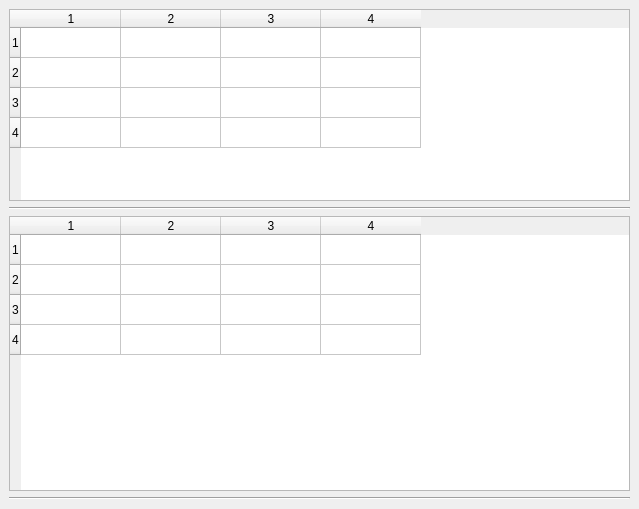
        <widget class="QWidget" name="tab">
         <attribute name="title">
          <string>Intensity (144)</string>
         </attribute>
         <widget class="QWidget" name="gridLayoutWidget_2">
          <property name="geometry">
           <rect>
            <x>9</x>
            <y>9</y>
            <width>621</width>
            <height>491</height>
           </rect>
          </property>
          <layout class="QGridLayout" name="gridLayout_9">
           <item row="1" column="1">
            <widget class="Line" name="line_5">
             <property name="orientation">
              <enum>Qt::Horizontal</enum>
             </property>
            </widget>
           </item>
           <item row="3" column="1">
            <widget class="Line" name="line_4">
             <property name="orientation">
              <enum>Qt::Horizontal</enum>
             </property>
            </widget>
           </item>
           <item row="0" column="1">
            <widget class="QTableWidget" name="tableWidgetFirstFileInt">
             <property name="sizePolicy">
              <sizepolicy hsizetype="Preferred" vsizetype="Preferred">
               <horstretch>0</horstretch>
               <verstretch>0</verstretch>
              </sizepolicy>
             </property>
             <property name="rowCount">
              <number>4</number>
             </property>
             <property name="columnCount">
              <number>4</number>
             </property>
             <row/>
             <row/>
             <row/>
             <row/>
             <column/>
             <column/>
             <column/>
             <column/>
            </widget>
           </item>
           <item row="2" column="1">
            <widget class="QTableWidget" name="tableWidgetScndFileInt">
             <property name="rowCount">
              <number>4</number>
             </property>
             <property name="columnCount">
              <number>4</number>
             </property>
             <row/>
             <row/>
             <row/>
             <row/>
             <column/>
             <column/>
             <column/>
             <column/>
            </widget>
           </item>
          </layout>
         </widget>
        </widget>
